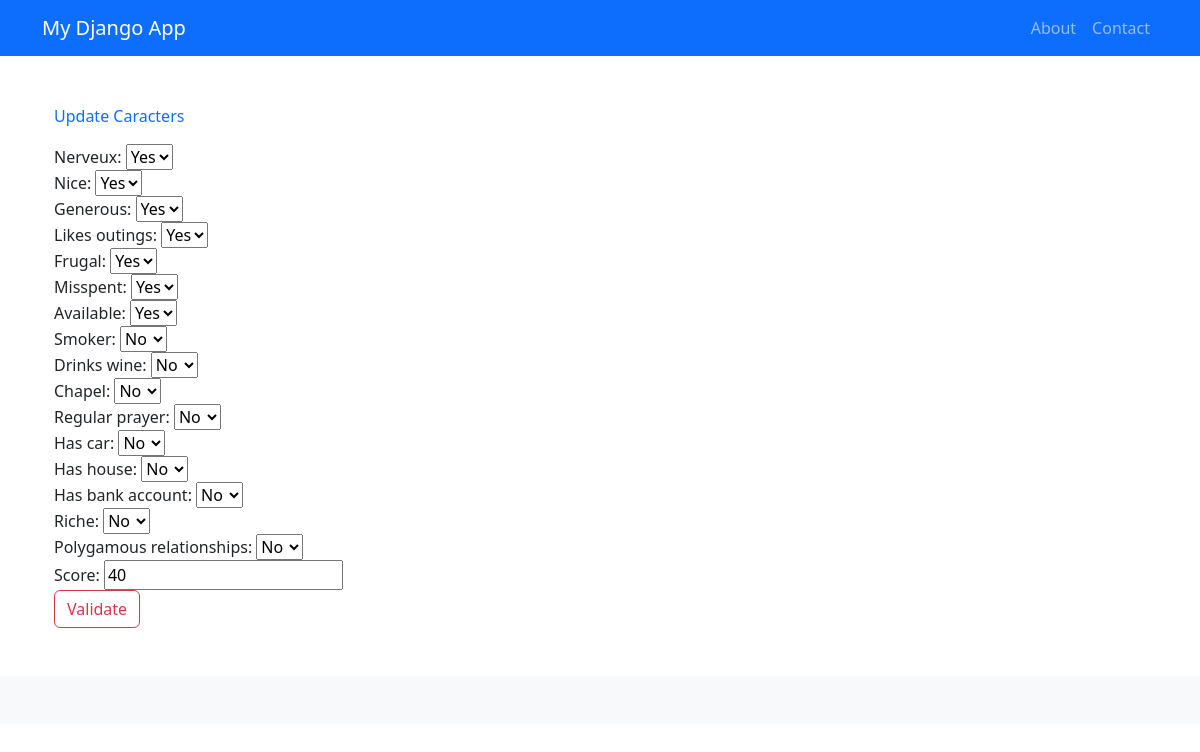
/update_auth_caracters/ (signed in), run on the app's committed database.
### marriage_tun/models.py (models this page shows, shortened)
class Caracteres(models.Model):
    user = models.ForeignKey(UserRegister, on_delete=models.CASCADE)
    nerveux = models.IntegerField(choices=ScoreChoices.choices,default=ScoreChoices.NO)
    nice = models.IntegerField(choices=ScoreChoices.choices,default=ScoreChoices.NO)
    generous = models.IntegerField(choices=ScoreChoices.choices,default=ScoreChoices.NO)
    likes_outings = models.IntegerField(choices=ScoreChoices.choices,default=ScoreChoices.NO)
    frugal = models.IntegerField(choices=ScoreChoices.choices,default=ScoreChoices.NO) #mou9tased
    misspent =  models.IntegerField(choices=ScoreChoices.choices,default=ScoreChoices.NO) #moubadher
    available =  models.IntegerField(choices=ScoreChoices.choices,default=ScoreChoices.NO) #mouté7
    smoker =  models.IntegerField(choices=ScoreChoices.choices,default=ScoreChoices.NO)
    drinks_wine =  models.IntegerField(choices=ScoreChoices.choices,default=ScoreChoices.NO)
    chapel =  models.IntegerField(choices=ScoreChoices.choices,default=ScoreChoices.NO) #mousalli
    regular_prayer =  models.IntegerField(choices=ScoreChoices.choices,default=ScoreChoices.NO) #mou7afedh 3ala esalawét
    has_car =  models.IntegerField(choices=ScoreChoices.choices,default=ScoreChoices.NO)
    has_house =  models.IntegerField(choices=ScoreChoices.choices,default=ScoreChoices.NO)
    has_bank_account =  models.IntegerField(choices=ScoreChoices.choices,default=ScoreChoices.NO)
    riche =  models.IntegerField(choices=ScoreChoices.choices,default=ScoreChoices.NO)
    polygamous_relationships =  models.IntegerField(choices=ScoreChoices.choices,default=ScoreChoices.NO) #mouta3aded l'3ala9at
    score = models.IntegerField(default=0)  # New field to store the score

### marriage_tun/views.py (the view, shortened to what this page needs)
# urls.py: path('update_auth_caracters/', views.update_auth_caracters , name="update_auth_caracters"),
def update_auth_caracters(request):
    caractere_instance = Caracteres.objects.filter(user=request.user).first()
    caracters = Caraceters_auth(instance=caractere_instance)
    return render(request, "marriage_tun/update_auth_caracters.html",{"caracters":caracters})

### marriage_tun/forms.py
class Caraceters_auth(forms.ModelForm):
    class Meta:
        model = Caracteres
        exclude = ["user"]

### marriage_tun/templates/marriage_tun/update_auth_caracters.html (shortened to what this page needs)
{% extends "marriage_tun/base.html" %}
{% block content %}
<div class="container">
<p class="text-primary">Update Caracters </p>
<form action="#" method="POST">
{{caracters}}
<input type="submit" value="Validate" class="btn btn-outline-danger" />
</form>
</div>
{% endblock content %}

### data on the page
Caracteres: nerveux "Yes", nice "Yes", generous "Yes", likes_outings "Yes", frugal "Yes", misspent "Yes", available "Yes", smoker "No", drinks_wine "No", chapel "No", regular_prayer "No", has_car "No", has_house "No", has_bank_account "No", riche "No", polygamous_relationships "No", score "40"
